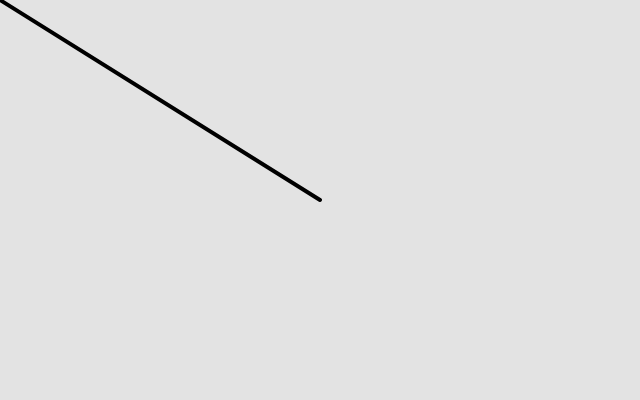
Frame 1 (no input)
Frame 60 (no input): identical to frame 1, image omitted
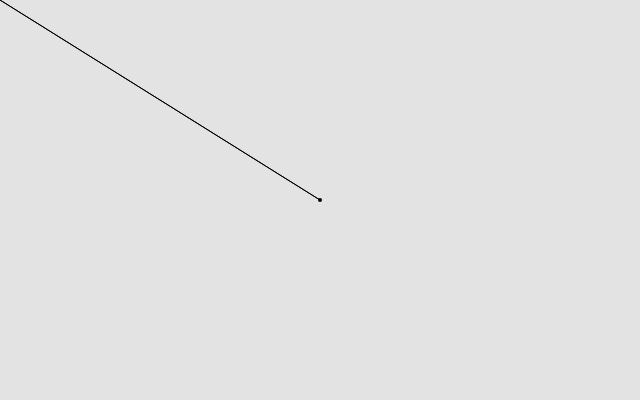
Frame 120 (the mouse pressed at the canvas centre since frame 60)

The p5.js sketch that drew these frames (run headless with seeded random() and noise() and a simulated clock; from frame 60 on, the mouse is pressed at the canvas centre):

// p5.js sketch
// ── sketch.js
/* 
  Author Michael Houmann
  Created  April 19 2025

  The following example demonstrates vector subtraction by taking the difference between two points (which are treated as vectors): the mouse position and the center of the window.

  Example 1.3: Vector Subtraction
*/



function setup() {
  createCanvas(640, 400);

}

function draw() {
  background(227);

  // We create a vector for the mouse position
  let mouse = createVector(mouseX, mouseY);
  // and a vector for the center of the canvas
  let center = createVector(width / 2, height /2);

  // And we draw a the original 2 vectors
  strokeWeight(1);
  line(0, 0, mouse.x, mouse.y);
  line(0, 0, center.x, center.y);

  // Now we subtract the center from the mouse position
  mouse.sub(center);

  // And we draw a line that represent the subtraction
  // Move the the 0, 0 to the center of the canvas with translate()
  stroke(0);
  strokeWeight(4);
  translate(width / 2, height / 2);
  line(0, 0, mouse.x, mouse.y);
}
